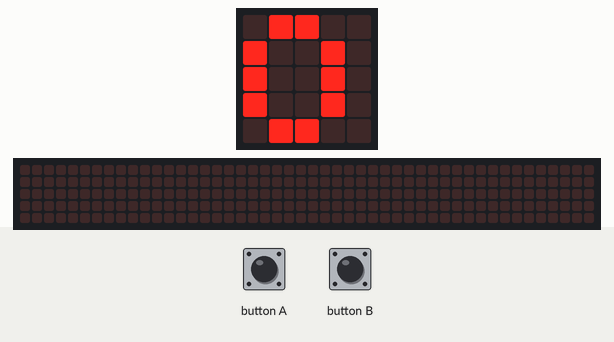
Bench run of a program on a simulated BBC micro:bit (MakeCode). Shown: the board's 5×5 LED display, a strip that is not on the board, showing the scrolling text unrolled. The test bench sets the inputs (shaded band). The 48×5 strip is a reading aid, not a part: it shows the text the display is scrolling, unrolled, one strip-width of it at a time.

Above: at 1.6 s.
1.7 s: button A pressed for 0.15 s
At 2.9 s:
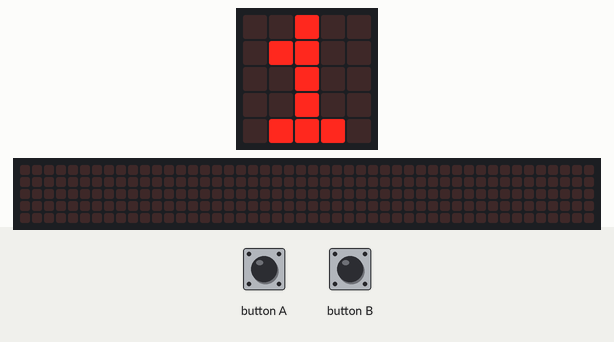
4.8 s: button B pressed for 0.15 s
6.5 s: button A pressed for 0.15 s
At 12.02 s:
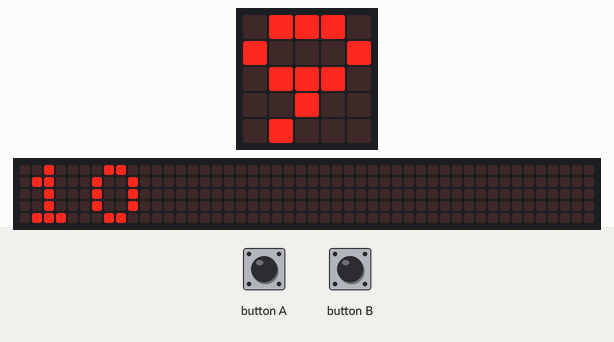
12.6 s: button B pressed for 0.15 s
At 15.19 s:
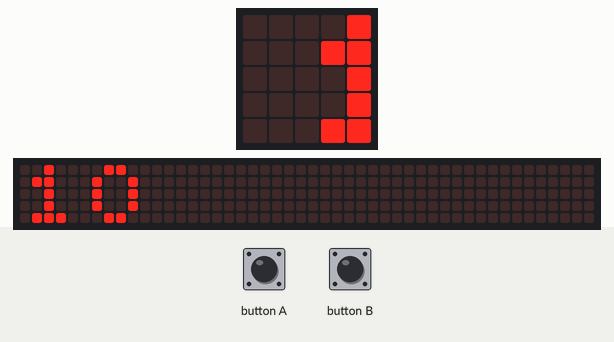
Timing chart, 0 to 16.7 s (numbered marks = the images above; inputs shaded):
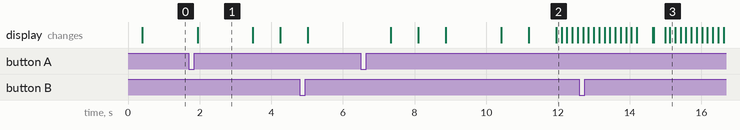

The program:

main.ts
```typescript
input.onButtonPressed(Button.A, function () {
    스톱 = 1
})
input.onButtonPressed(Button.B, function () {
    스톱 = 0
})
let 스톱 = 0
let 시간 = 0
스톱 = 0
basic.showLeds(`
    . # # # .
    # . # . #
    # . # # #
    # . . . #
    . # # # .
    `)
basic.forever(function () {
    basic.showString("" + (시간))
})
basic.forever(function () {
    if (스톱 == 1) {
        시간 += 1
        basic.pause(1000)
    }
})
```

test.ts
```typescript
// 테스트는 여기로 이동합니다; 이 패키지가 확장으로 사용될 때 컴파일되지 않을 것 입니다.
```

Measured:
- after the input at 1.7 s, the display: changes after 0.24 s (image 1)
- after the input at 6.5 s, the display: first changes after 0.83 s (image 2 shows a later state)
- what the display in image 1 shows lasts 1.6 s, from 1.9 s to 3.5 s
